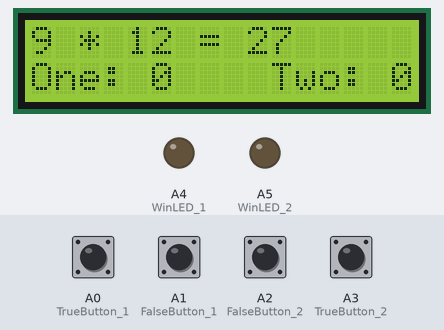
This sketch was run on a simulated Arduino Uno, built with avr-gcc and run on an emulated ATmega328P. On the bench: 16×2 character LCD, output pins drawn as LEDs (lit = HIGH). The test bench sets the inputs (shaded band); at power-on: A0 (TrueButton_1), A1 (FalseButton_1), A2 (FalseButton_2), A3 (TrueButton_2) HIGH. Random numbers use the default seed unless the sketch sets one.

Above: at 1.2 s.
1.3 s: A1 (FalseButton_1) pulled LOW for 0.15 s
At 2.1 s:
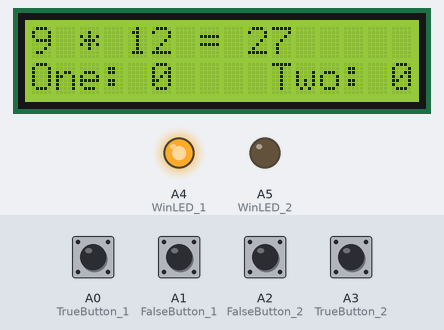
3.8 s: A2 (FalseButton_2) pulled LOW for 0.15 s
At 5.5 s:
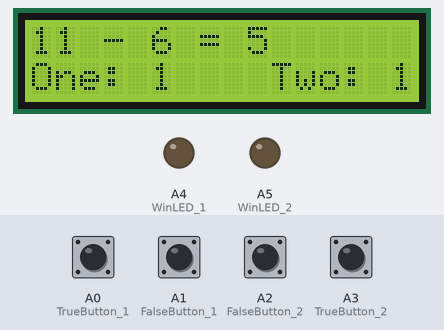
6.3 s: A0 (TrueButton_1) pulled LOW for 0.15 s
At 7.1 s:
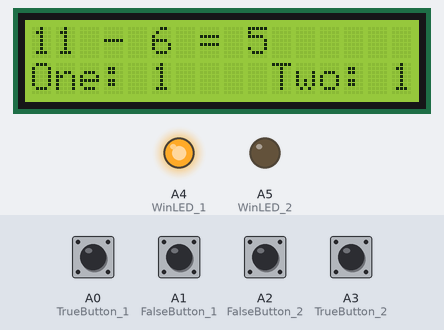
8.8 s: A3 (TrueButton_2) pulled LOW for 0.15 s
At 10.6 s:
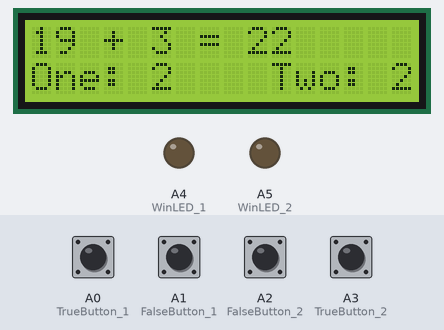
11.3 s: A0 (TrueButton_1) pulled LOW for 1 s
At 12.1 s:
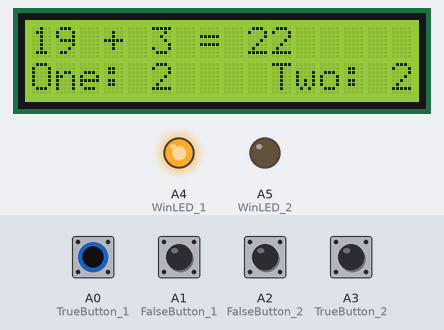
13.8 s: A1 (FalseButton_1) pulled LOW for 1 s
At 15.6 s:
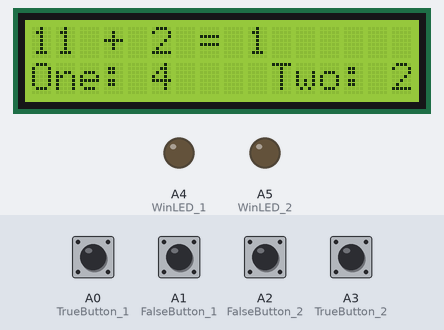
Timing chart, 0 to 17.1 s (numbered marks = the images above; inputs shaded):
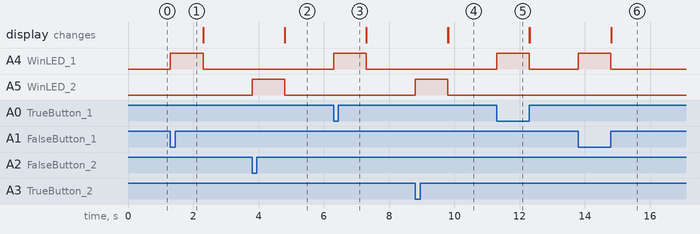

The sketch:

MathGamePart1Buttons.ino
```cpp
//Math Game for Arduino
//by Brett Gilman
//last edited by Alisha Corbin: 5/28/2020


//In this module, you will be making a math game for students in grade school.
//In this game, an equation will be displayed on an LCD screen and the two players
//will need to press their true button or their false button, if the student gets
//the answer right, they get a point which is displayed on a 4 digit 7 segment scoreboard.
//The first player to get five points, wins.

#include<LiquidCrystal.h>

//LCD Display Setup
LiquidCrystal LCD(2,6,7,11,12,13);


//Player 1 Setup ----------------------//
int TrueButton_1 = A0;
int FalseButton_1 = A1;
int WinLED_1 = A4;

int Points_1 = 0;

//Player 2 Setup ----------------------//Same as Player 1, just change the pins
int TrueButton_2 = A3;
int FalseButton_2 = A2;
int WinLED_2 = A5;

int Points_2 = 0;

void setup()
{
  //seed the random number generator
  //this makes sure that the numbers are not the same every time;
  //however, this is still pseudo random so its not perfect
  randomSeed(analogRead(0));

  //setup LCD
  LCD.begin(16,2);
  LCD.setCursor(0,0);

  //Player 1 Setup ----------------------//
  pinMode(WinLED_1, OUTPUT);

  //Player 2 Setup ----------------------//
  pinMode(WinLED_2, OUTPUT);

  //Push Button Setup
  pinMode(TrueButton_1,INPUT_PULLUP);
  pinMode(TrueButton_2,INPUT_PULLUP);
  pinMode(FalseButton_1,INPUT_PULLUP);
  pinMode(FalseButton_2,INPUT_PULLUP);

}

void loop()
{
    //get two numbers from 1 - 19
    int Num1 = random(1, 20),
        Num2 = random(1, 20);

    int Operator = random(1, 4);  //random number that will pick which operator
                                  //1 => Addition
                                  //2 => Subtraction
                                  //3 => Multiplication
    String OperatorStr = ""; //string will hold +,-, or *
    int Answer = 0; //will hold the actual answer to the operation
    int Deviation = random(1, 101); //will determine if the actual answer is displayed or a false number
                                    //We use 1 - 100 here instead of 1 - 2 because it offers a diversity of answers ("more" random)
    bool TrueAnswer = false; //boolean variable that keeps track of what the answer to the equation is

    //Determine what the answer is, if the answer will actually be displayed, and what operator will be displayed
    switch(Operator)
    {
      //Addition
      case(1):
        //actual answer will be displayed
        if (Deviation <= 50)
        {
          Answer = Num1 + Num2;
          TrueAnswer = true; //true button should be pressed
        }
        else
        {
          //keep getting a random number and make sure it isn't the actual answer
          do
          {
            Answer = random(0, 51); //get a random number to display as answer
          }
          while (Answer == (Num1 + Num2));

          TrueAnswer = false; //false button should be pressed
        }

        OperatorStr = "+"; //set the operator
      break;
      //Subtraction
      case(2):
        //actual answer will be displayed
        if (Deviation <= 50)
        {
          Answer = Num1 - Num2;
          TrueAnswer = true; //true button should be pressed
        }
        else
        {
          //keep getting a random number and make sure it isn't the actual answer
          do
          {
            Answer = random(0, 51); //get a random number to display as answer
          }
          while (Answer == (Num1 - Num2));

          TrueAnswer = false; //false button should be pressed
        }

        OperatorStr = "-";
      break;
      //Multiplication Case 3
      case(3):
        //actual answer will be displayed
        if (Deviation <= 50)
        {
          Answer = Num1 * Num2;
          TrueAnswer = true; //true button should be pressed
        }
        else
        {
          //keep getting a random number and make sure it isn't the actual answer
          do
          {
            Answer = random(0, 51); //get a random number to display as answer
          }
          while (Answer == (Num1 * Num2));

          TrueAnswer = false; //false button should be pressed
        }

        OperatorStr = "*";
      break;
    }

    //Display the equation on the LCD
    LCD.print(Num1);
    LCD.print(" ");
    LCD.print(OperatorStr);
    LCD.print(" ");
    LCD.print(Num2);
    LCD.print(" = ");
    LCD.print(Answer);

    //Display the player's points
    LCD.setCursor(0,1);
    LCD.print("One: ");
    LCD.print(Points_1);
    LCD.print("    ");
    LCD.print("Two: ");
    LCD.print(Points_2);

    LCD.setCursor(0,0);

    bool ExitFlag = false,      //flag that will determine if the round has ended
        Player1Locked = false,  //determines if player one can answer
        Player2Locked = false;  //determines if player two can answer

    //while no one has pressed a button
    while (!ExitFlag)
    {
      //if player 1 hits the true/false button and the answer is true/false and the player isn't locked
      if (((digitalRead(TrueButton_1)== LOW) && (TrueAnswer == true) && (Player1Locked == false)) ||
         ((digitalRead(FalseButton_1)== LOW) && (TrueAnswer == false) && (Player1Locked == false)))
      {
        Points_1 += 1; //give player one a point (we want player one's points to display on the left)
        ExitFlag = true; //flag that the round is over

        //light Player one's LED to show that they won the round
        long t0 = millis();
        while (millis() - t0 < 1000)
          digitalWrite(WinLED_1, HIGH);
        digitalWrite(WinLED_1, LOW);
      }
      //if player 2 hits the true/false button and the answer is true/false and the player isn't locked
      else if (((digitalRead(TrueButton_2) == LOW) && (TrueAnswer == true) && (Player2Locked == false)) ||
              ((digitalRead(FalseButton_2) == LOW) && (TrueAnswer == false) && (Player2Locked == false)))
      {
        Points_2 ++; //give player one a point
        ExitFlag = true; //flag that the round is over

        //light Player one's LED to show that they won the round
        long t0 = millis();
        while (millis() - t0 < 1000)
          digitalWrite(WinLED_2, HIGH);
        digitalWrite(WinLED_2, LOW);
      }
      //if player 1 hits the true/false button and the answer is flase/true and the player isn't locked
      else if (((digitalRead(TrueButton_1) == LOW) && (TrueAnswer == false) && (Player1Locked == false)) ||
               ((digitalRead(FalseButton_1) == LOW) && (TrueAnswer == true) && (Player1Locked == false)))
      {
        Player1Locked = true; //lock the player from answering
      }
      //if player 2 hits the true/false button and the answer is flase/true and the player isn't locked
      else if (((digitalRead(TrueButton_2) == LOW) && (TrueAnswer == false) && (Player2Locked == false)) ||
               ((digitalRead(FalseButton_2) == LOW) && (TrueAnswer == true) && (Player2Locked == false)))
      {
        Player2Locked = true; //lock the player from answering
      }

      //if both players got it wrong(locked)
      if ((Player1Locked == true) && (Player2Locked == true))
        ExitFlag = true; //flag that the round is over
    }
    //reset the LCD
    LCD.clear();

    if (Points_1 == 5)
    {
      LCD.print("Player 1 Wins!");
      //have the arduino 'freeze' (push reset button to reset)
      while(true)
      {
        //blink the LED and show the scoreboard at the same time
        long t0 = millis();
        while (millis() - t0 < 500)
          digitalWrite(WinLED_1, HIGH);
        long t1 = millis();
        while (millis() - t1 < 500)
          digitalWrite(WinLED_1, LOW);
      }
    }
    else if (Points_2 == 5) //Win Case for player 2. same as player one, just with player 2 objects.
    {
      LCD.print("Player 2 Wins!");
      //have the arduino 'freeze' (push reset button to reset)
      while(true)
      {
        //light Player two's LED to show that they won the round
        //blink the LED and show the scoreboard at the same time
        long t0 = millis();
        while (millis() - t0 < 500)
          digitalWrite(WinLED_2, HIGH);
        long t1 = millis();
        while (millis() - t1 < 500)
          digitalWrite(WinLED_2, LOW);
      }
    }
}
```

Measured:
- after the input at 1.3 s, A4 (WinLED_1): LOW → HIGH at once, → LOW 1.0 s later
- after the input at 3.8 s, A5 (WinLED_2): LOW → HIGH at once, → LOW 1.0 s later; the display: first changes after 1.0 s (image 2 shows a later state)
- after the input at 6.3 s, A4 (WinLED_1): LOW → HIGH at once, → LOW 1.0 s later
- after the input at 8.8 s, A5 (WinLED_2): LOW → HIGH at once, → LOW 1.0 s later; the display: first changes after 1.0 s (image 4 shows a later state)
- after the input at 11.3 s, A4 (WinLED_1): LOW → HIGH at once, → LOW 1.0 s later
- after the input at 13.8 s, A4 (WinLED_1): LOW → HIGH at once, → LOW 1.0 s later; the display: first changes after 1.0 s (image 6 shows a later state)
